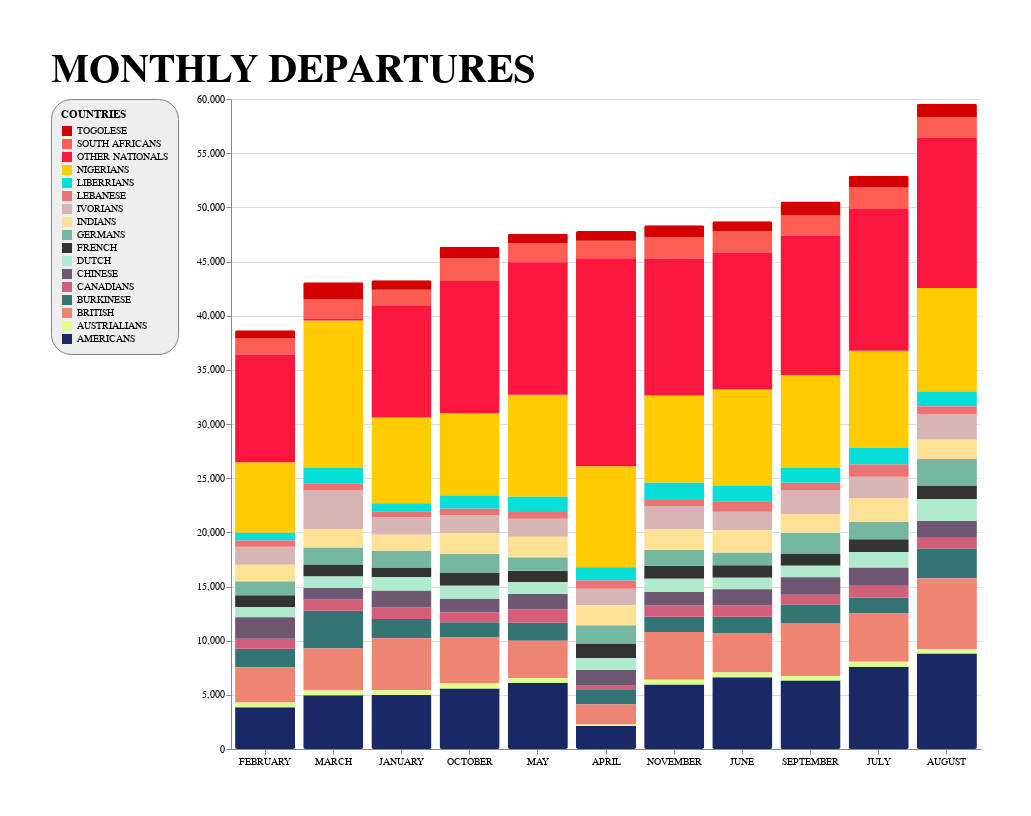

Source (notebook cell):
### Markdown cell above
## Chart Three

### Code cell
chart2= alt.Chart(trans).mark_bar(size=60,cornerRadius=1.9,font="Helvetica Neue",filled=True).encode(
    x=alt.X('MONTHS:O', 
            title='',
            sort=alt.EncodingSortField(field="DEPARTURES", op="sum", order='ascending'),
            axis=alt.AxisConfig(labelAngle=360)),
    y=alt.Y('sum(DEPARTURES)', title=None, ),
    color=alt.Color('COUNTRIES',
                scale=alt.Scale(
        domain=['TOGOLESE','SOUTH AFRICANS','OTHER NATIONALS','NIGERIANS','LIBERRIANS','LEBANESE','IVORIANS','INDIANS','GERMANS','FRENCH','DUTCH','CHINESE','CANADIANS','BURKINESE','BRITISH','AUSTRIALIANS','AMERICANS'],
        range= ['#d50000', '#fd5e53', '#fa163f', '#ffcc00','#05dfd7', '#ec7373', '#d8b5b5', '#ffe196', '#75b79e','#333333', '#b0eacd', '#6e5773', '#d45d79', '#347474','#ee8572', '#deff8b', '#192965']),
                    legend=alt.Legend(orient="left",type = 'symbol')),
    opacity=alt.OpacityValue(1),
    #size=alt.Size('MONTHS:N',scale=alt.Scale(range=[0,600])),
    tooltip=alt.Tooltip(['COUNTRIES','DEPARTURES','PERCENTAGE','PROPORTION'])
).properties(
    width=750,
    padding=50,
    height=650,
    background='white',
    title=alt.TitleParams(text='MONTHLY DEPARTURES')
    ).configure_legend(
    strokeColor='gray',
    fillColor='#EEEEEE',
    padding=10,
    cornerRadius=20,
    orient='top-left')
chart2.configure_title(
    fontSize=40,
    font='Courier',
    anchor='start',
    align='right',
    color='black',
    ).configure_view(
    stroke='transparent'
)

### Figure 1 — Vega-Lite specification as saved in the notebook (floating-point values rounded to 4 significant figures; data arrays with more than 128 entries replaced by an {"elided": "..."} marker saying what was removed)
{"$schema": "https://vega.github.io/schema/vega-lite/v3.4.0.json", "background": "white", "config": {"legend": {"cornerRadius": 20, "fillColor": "#EEEEEE", "orient": "top-left", "padding": 10, "strokeColor": "gray"}, "mark": {"tooltip": null}, "title": {"align": "right", "anchor": "start", "color": "black", "font": "Courier", "fontSize": 40}, "view": {"height": 300, "stroke": "transparent", "width": 400}}, "data": {"name": "data-07cacdff36bd573b23c66150b5f2ebfe"}, "datasets": {"data-07cacdff36bd573b23c66150b5f2ebfe": {"elided": "187 records"}}, "encoding": {"color": {"field": "COUNTRIES", "legend": {"orient": "left", "type": "symbol"}, "scale": {"domain": ["TOGOLESE", "SOUTH AFRICANS", "OTHER NATIONALS", "NIGERIANS", "LIBERRIANS", "LEBANESE", "IVORIANS", "INDIANS", "GERMANS", "FRENCH", "DUTCH", "CHINESE", "CANADIANS", "BURKINESE", "BRITISH", "AUSTRIALIANS", "AMERICANS"], "range": ["#d50000", "#fd5e53", "#fa163f", "#ffcc00", "#05dfd7", "#ec7373", "#d8b5b5", "#ffe196", "#75b79e", "#333333", "#b0eacd", "#6e5773", "#d45d79", "#347474", "#ee8572", "#deff8b", "#192965"]}, "type": "nominal"}, "opacity": {"value": 1}, "tooltip": [{"field": "COUNTRIES", "type": "nominal"}, {"field": "DEPARTURES", "type": "quantitative"}, {"field": "PERCENTAGE", "type": "quantitative"}, {"field": "PROPORTION", "type": "quantitative"}], "x": {"axis": {"labelAngle": 360}, "field": "MONTHS", "sort": {"field": "DEPARTURES", "op": "sum", "order": "ascending"}, "title": "", "type": "ordinal"}, "y": {"aggregate": "sum", "field": "DEPARTURES", "title": null, "type": "quantitative"}}, "height": 650, "mark": {"cornerRadius": 1.9, "filled": true, "font": "Helvetica Neue", "size": 60, "type": "bar"}, "padding": 50, "title": {"text": "MONTHLY DEPARTURES"}, "width": 750}
